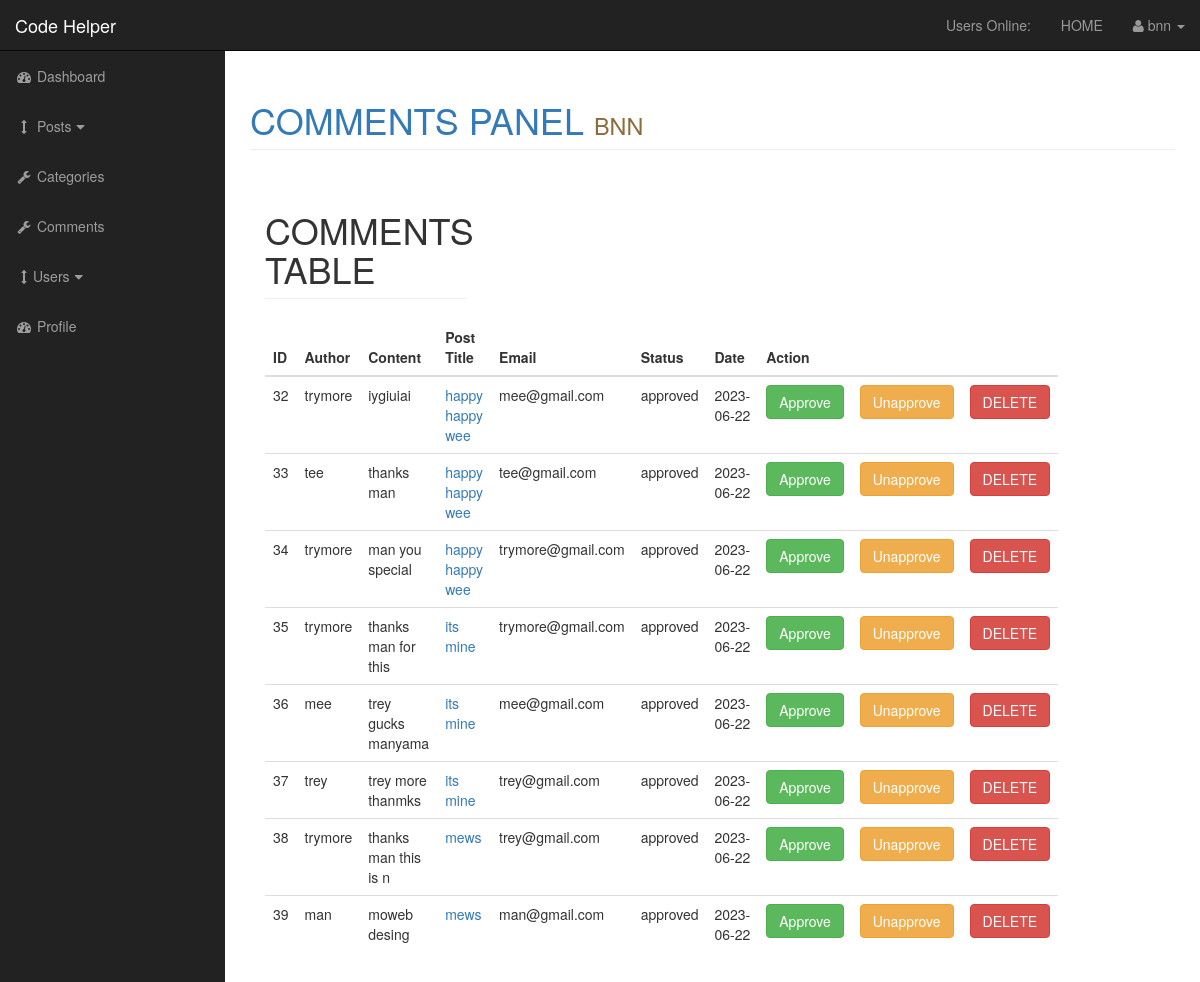
/admin/comments.php (signed in), run on the app's committed database.
### tables this page shows
CREATE TABLE `comments` (
  `comment_id` int(11) NOT NULL,
  `comment_post_id` int(11) NOT NULL,
  `comment_author` varchar(255) NOT NULL,
  `comment_email` varchar(255) NOT NULL,
  `comment_content` text NOT NULL,
  `comment_status` varchar(255) NOT NULL,
  `comment_date` date NOT NULL
);

CREATE TABLE `posts` (
  `post_id` int(10) NOT NULL,
  `post_category_id` int(10) NOT NULL,
  `post_title` varchar(255) NOT NULL,
  `post_author` varchar(255) NOT NULL,
  `post_date` date NOT NULL,
  `post_image` text NOT NULL,
  `post_content` text NOT NULL,
  `post_tags` varchar(255) NOT NULL,
  `post_comment_count` int(11) NOT NULL,
  `post_status` varchar(255) NOT NULL DEFAULT 'draft',
  `post_views_count` int(11) NOT NULL,
  `post_user_id` int(11) NOT NULL,
  `likes` int(11) NOT NULL
);

### admin/includes/view_all_comments.php (the view, shortened to what this page needs)
  <div class="container-fluid">
    <div class="row">
      <div class="col-sm-3">
        <h1 class="page-header">COMMENTS TABLE</h1>
           <table class="table table-hover" style="background-color: white;">
            <thead>
                <tr>
                    <th>ID</th>
                    <th>Author</th>
                    <th>Content</th>
                    <th>Post Title</th>
                    <th>Email</th>
                    <th>Status</th>
                    <th>Date</th>
                    <th colspan="4">Action</th>
                </tr>
            </thead>
            <tbody>
          <?php
            $query = "SELECT * FROM comments " ;
            $select_all_comments_query= mysqli_query($connection,$query);
          while ($row = mysqli_fetch_assoc($select_all_comments_query)) {
            $comment_id= $row['comment_id'];
            $comment_author= $row['comment_author'];
            $comment_email= $row['comment_email'];
            $comment_content= $row['comment_content'];
            $comment_post_id= $row['comment_post_id'];
            $comment_status= $row['comment_status'];
            $comment_date= $row['comment_date'];
            $sub_comment_content=substr($comment_content,0,20);
            echo "<tr>";
            echo "<td>{$comment_id}</td>";
            echo "<td>{$comment_author}</td>";
            echo "<td>{$sub_comment_content}</td>";
            $query_select_post_id = "SELECT * FROM posts WHERE
            post_id =  {$comment_post_id}";
            $comment_relate_query = mysqli_query($connection,$query_select_post_id);
          while ($row = mysqli_fetch_assoc($comment_relate_query)){
            $post_title = $row['post_title'];
            $post_id = $row['post_id'];
            echo "<td><a href='../post.php?p_id={$post_id}'>{$post_title}</a></td>";
          }
            echo "<td>{$comment_email}</td>";
            echo "<td>{$comment_status}</td>";
            echo "<td>{$comment_date}</td>";
            echo "<td><a class='btn btn-success' href= 'comments.php?approve={$comment_id}'>Approve</a></td>";
            echo "<td><a class='btn btn-warning' href= 'comments.php?unapprove={$comment_id}'>Unapprove</a></td>";
            echo "<td><a class='btn btn-danger' href= 'comments.php?delete={$comment_id}'>DELETE</a></td>";
            echo "</tr>";
         }
      ?>
   </tbody>
      </table>
    </div>
  </div>
</div>

### admin/css/sb-admin.css (style rules this page uses)
body { margin-top: 100px; background-color: #222; }
@media (min-width:768px) { body { margin-top: 50px; } }

### data on the page
comments: comment_id "32", comment_author "trymore", comment_content "iygiuiai", comment_email "mee@gmail.com", comment_status "approved", comment_date "2023-06-22"
posts: post_title "happy happy wee"
comments: comment_id "33", comment_author "tee", comment_content "thanks man", comment_email "tee@gmail.com", comment_status "approved", comment_date "2023-06-22"
comments: comment_id "34", comment_author "trymore", comment_content "man you special", comment_email "trymore@gmail.com", comment_status "approved", comment_date "2023-06-22"
comments: comment_id "35", comment_author "trymore", comment_content "thanks man for this", comment_email "trymore@gmail.com", comment_status "approved", comment_date "2023-06-22"
posts: post_title "its mine"
comments: comment_id "36", comment_author "mee", comment_content "trey gucks manyama", comment_email "mee@gmail.com", comment_status "approved", comment_date "2023-06-22"
comments: comment_id "37", comment_author "trey", comment_content "trey more thanmks", comment_email "trey@gmail.com", comment_status "approved", comment_date "2023-06-22"
comments: comment_id "38", comment_author "trymore", comment_content "thanks man this is n", comment_email "trey@gmail.com", comment_status "approved", comment_date "2023-06-22"
posts: post_title "mews"
comments: comment_id "39", comment_author "man", comment_content "moweb desing", comment_email "man@gmail.com", comment_status "approved", comment_date "2023-06-22"

### other printed values
$_SESSION['username'] "bnn"
$_SESSION['username'] "BNN"
